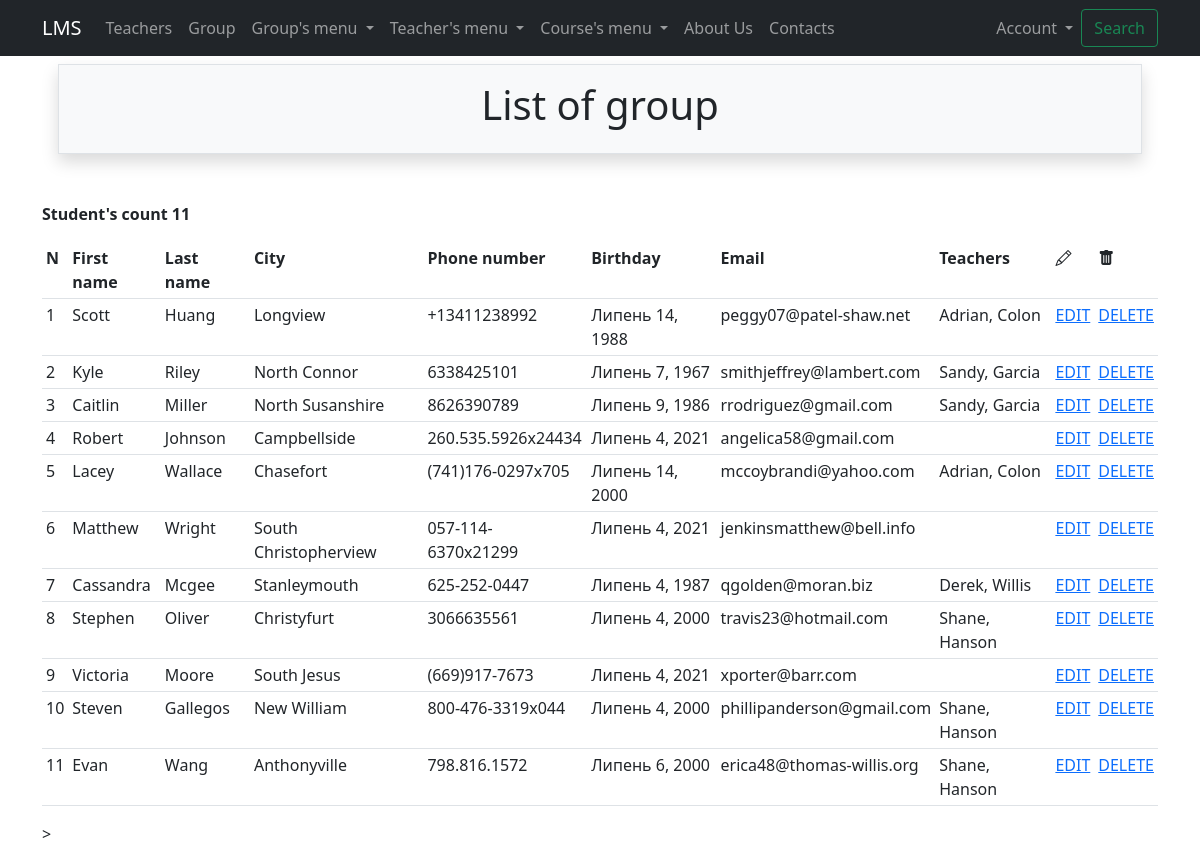
Page /groups/ (signed in) on the earlier database version.
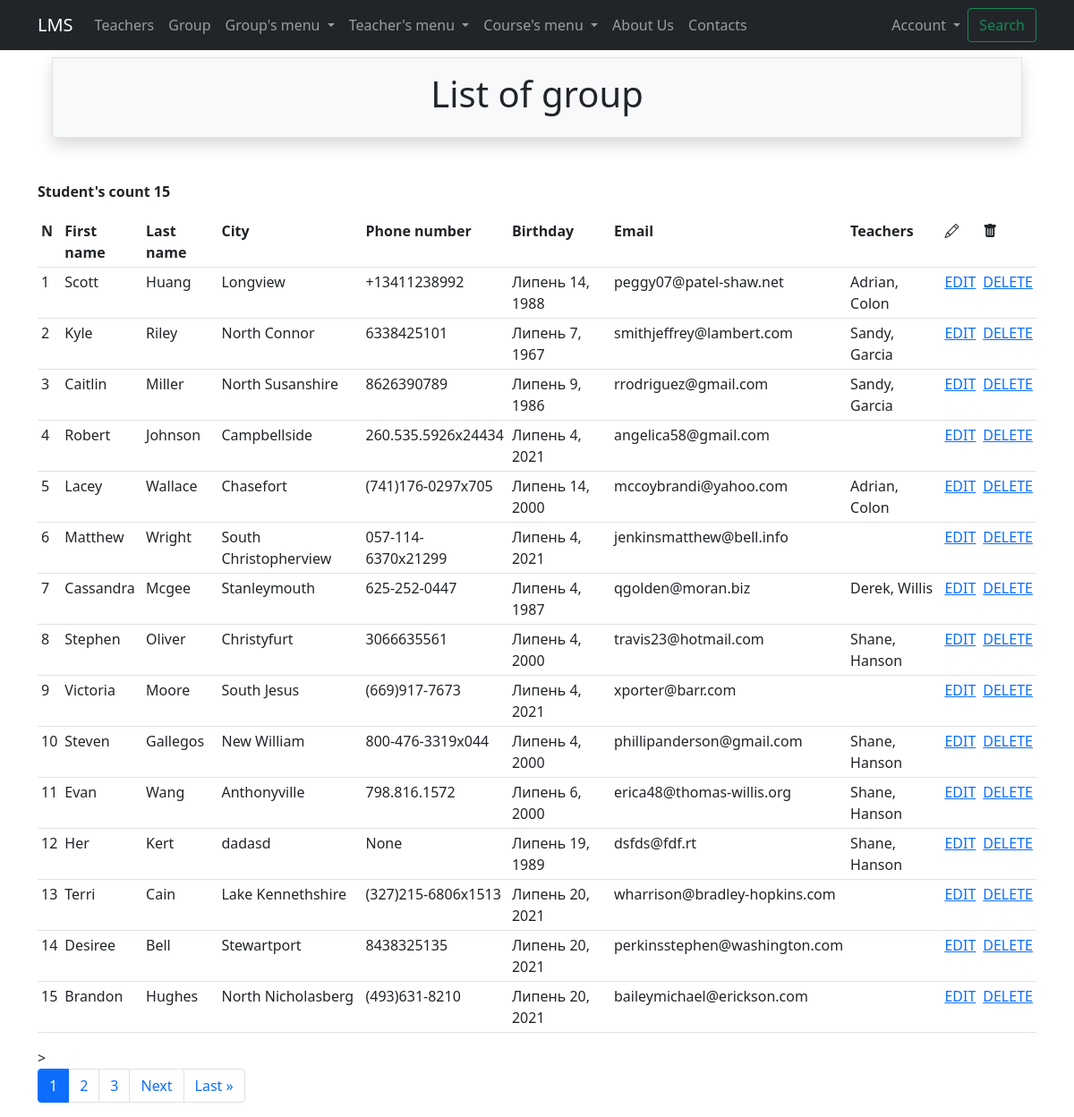
Same page on the later database version.
### groups/models.py (models this page shows, shortened)
class Group(Person):
    phone_number = models.CharField(max_length=70, unique=True, blank=True, null=True)
    birthday = models.DateField(default=datetime.date.today, validators=[adult_validation])
    teacher = models.ForeignKey(Teacher, on_delete=models.CASCADE, null=True, related_name='students')

### teachers/models.py (models this page shows, shortened)
class Teacher(Person):
    phone_number = models.CharField(max_length=60, unique=True, blank=True, null=True)
    def __str__(self):
        return f'{self.first_name}, {self.last_name}'

### groups/views.py (the view)
# urls.py: path('', GroupListView.as_view(), name='list'),
class GroupListView(LoginRequiredMixin, ListView):
    paginate_by = 15
    model = Group
    form_class = GroupBaseForm
    success_url = reverse_lazy('groups:list')
    template_name = 'groups/list.html'
    def get_filter(self):
        return GroupsFilter(
            data=self.request.GET,
            queryset=self.model.objects.all().select_related('number_course').order_by('id')
        )
    def get_queryset(self):
        return self.get_filter().qs
    def get_context_data(self, *, object_list=None, **kwargs):
        context = super().get_context_data(**kwargs)
        context['object_filter'] = self.get_filter()
        return context

### core/context_processors.py (called while the page is built)
def get_params(request):
    context = {}
    params = request.GET
    if 'page' in params:
        params = copy(params)
        del params['page']
    context['get_params'] = params.urlencode()
    return context

### groups/templates/groups/list.html (shortened to what this page needs)
{% extends 'base.html' %}
{% load crispy_forms_tags %}
{% block header %}
    List of group
{% endblock %}
{% block content %}
    <p><strong>Student's count {{ object_list.count }}</strong></p>
    <table class="table table-sm">
        <tr>
            <th>N</th>
            <th>First name</th>
            <th>Last name</th>
            <th>City</th>
            <th>Phone number</th>
            <th>Birthday</th>
            <th>Email</th>
            <th>Teachers</th>
            <th><i class="bi bi-pencil"></i></th>
            <th><i class="bi bi-trash-fill"></i></th>
        </tr>
        {% for student in object_list %}
        <tr>
            <td>{{page_obj.start_index|add:forloop.counter0}}</td>
            <td>{{student.first_name}}</td>
            <td>{{student.last_name}}</td>
            <td>{{student.city}}</td>
            <td>{{student.phone_number}}</td>
            <td>{{student.birthday}}</td>
            <td>{{student.email}}</td>
            <td>{% if student.teacher %}{{ student.teacher }}{% endif %}</td>
            <td> <a href = "{% url 'groups:update' student.id %}">EDIT</a> </td>
            <td> <a href = "{% url 'groups:delete' student.id %}">DELETE</a> </td>
        </tr>
        {% endfor %}
    </table>>
    {% if is_paginated %}
        {% include 'includes/paginator.html' %}
    {% endif %}
{% endblock %}

Differences in the rows shown:
added Group: start_index|add "12", first_name "Her", last_name "Kert", city "dadasd", phone_number "None", birthday "Липень 19, 1989", email "dsfds@fdf.rt", teacher "Shane, Hanson"
added Group: start_index|add "13", first_name "Terri", last_name "Cain", city "Lake Kennethshire", phone_number "(327)215-6806x1513", birthday "Липень 20, 2021", email "wharrison@bradley-hopkins.com"
added Group: start_index|add "14", first_name "Desiree", last_name "Bell", city "Stewartport", phone_number "8438325135", birthday "Липень 20, 2021", email "perkinsstephen@washington.com"
added Group: start_index|add "15", first_name "Brandon", last_name "Hughes", city "North Nicholasberg", phone_number "(493)631-8210", birthday "Липень 20, 2021", email "baileymichael@erickson.com"
Other differences:
{{ object_list.count }}: "11" → "15"
new list line: "1"
new list line: "2"
new list line: "3"
text now shown: "Next Last »"
